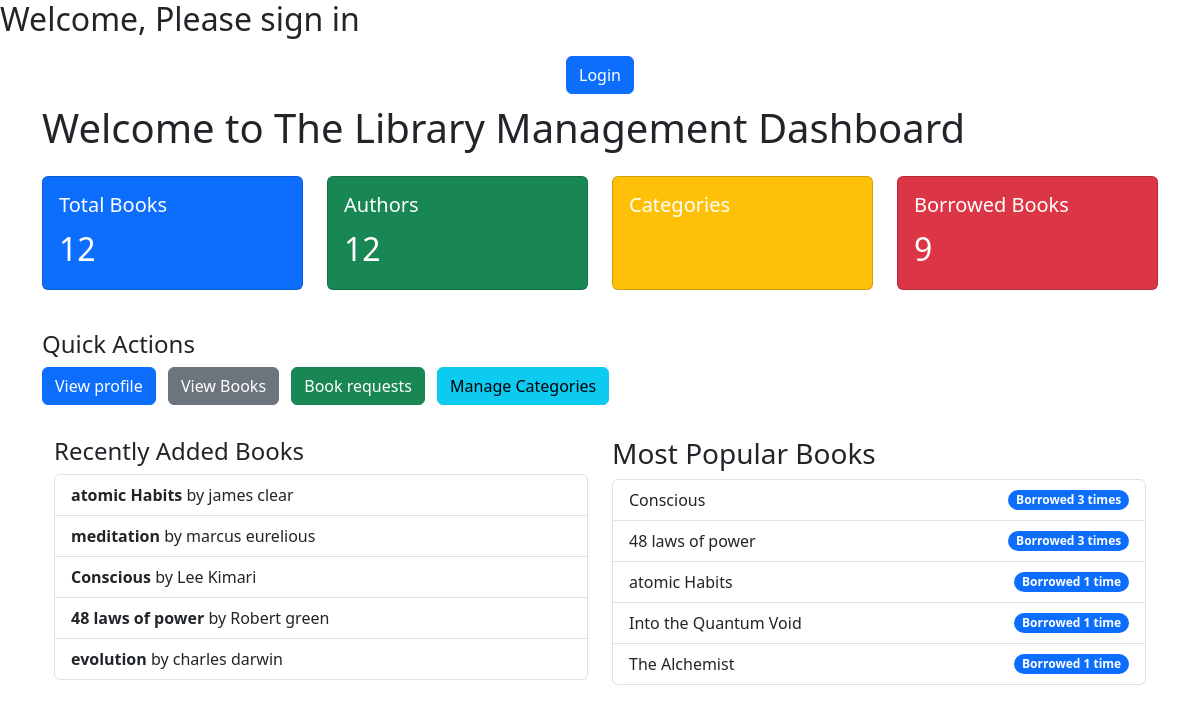
The page /library/ on the database as committed earlier.
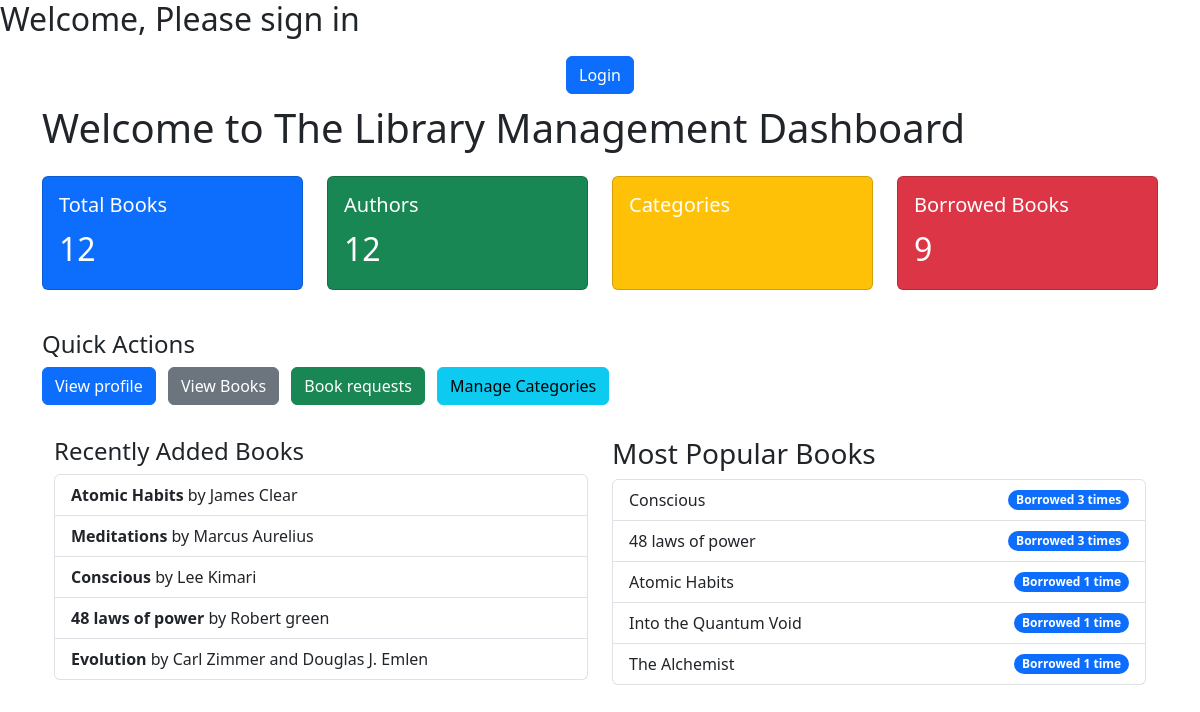
The same page on the database as committed later.
### library_app/models.py (models this page shows, shortened)
class Book(models.Model):
    title = models.CharField(max_length=255)
    author = models.CharField(max_length=255)
    isbn = models.CharField(max_length=13, unique=True)
    category = models.CharField(max_length=100)
    description = models.TextField(blank=True)  # NEW field
    total_copies = models.PositiveIntegerField()
    available_copies = models.PositiveIntegerField()
    added_by = models.ForeignKey(User, on_delete=models.SET_NULL, null=True, blank=True)  # NEW field
    publisher = models.ForeignKey('Publisher', on_delete=models.SET_NULL, null=True, blank=True)  # NEW field
    created_at = models.DateTimeField(auto_now_add=True)
    updated_at = models.DateTimeField(auto_now=True)

### library_app/views.py (the view)
# urls.py: path('', dashboard, name='dashboard'),
def dashboard(request):
    total_books = Book.objects.count()
    borrowed_books = IssuedBook.objects.filter(return_date__isnull=True).count()
    recent_books = Book.objects.order_by('-created_at')[:5]
    popular_books = (
        Book.objects.annotate(borrow_count=Count('issuedbook'))
        .order_by('-borrow_count')[:5]
    )
    context = {
        'title': "Dashboard",
        'total_books': total_books,
        'borrowed_books': borrowed_books,
        'recent_books': recent_books,
        'popular_books': popular_books,
        'current_year': datetime.now().year,
    }
    return render(request, 'library_app/dashboard.html', context)

### library_app/templates/library_app/dashboard.html (shortened to what this page needs)
{% extends 'base.html' %} {% block content %}
<div class="container">
  <header style="color: black; padding: 10px">
    {% if user.is_authenticated %}
    <div class="alert alert-primary text-center mb-3">
      Bonjour, <strong>{{ user.username }}</strong>!
    </div>
    {% else %}
    <div class="text-center">
      <a href="{% url 'login' %}" class="btn btn-primary">Login</a>
    </div>
    {% endif %}
  </header>
  <h1>Welcome to The Library Management Dashboard</h1>
  <div class="row my-4">
    <div class="col-md-3 mb-3">
      <div class="card text-white bg-primary h-100">
        <div class="card-body">
          <h5 class="card-title">Total Books</h5>
          <p class="card-text fs-2">{{ total_books }}</p>
        </div>
      </div>
    </div>
    <div class="col-md-3 mb-3">
      <div class="card text-white bg-success h-100">
        <div class="card-body">
          <h5 class="card-title">Authors</h5>
          <p class="card-text fs-2">{{ total_books }}</p>
        </div>
      </div>
    </div>
    <div class="col-md-3 mb-3">
      <div class="card text-white bg-warning h-100">
        <div class="card-body">
          <h5 class="card-title">Categories</h5>
        </div>
      </div>
    </div>
    <div class="col-md-3 mb-3">
      <div class="card text-white bg-danger h-100">
        <div class="card-body">
          <h5 class="card-title">Borrowed Books</h5>
          <p class="card-text fs-2">{{ borrowed_books }}</p>
        </div>
      </div>
    </div>
  </div>
  <div class="my-4">
    <h4>Quick Actions</h4>
    <a href="{% url 'profile' %}" class="btn btn-primary me-2 mb-2"
      >View profile</a
    >
    <a href="{% url 'book_list' %}" class="btn btn-secondary me-2 mb-2"
      >View Books</a
    >
    <a href="{% url 'my_requests' %}" class="btn btn-success me-2 mb-2"
      >Book requests</a
    >
    <a href="#" class="btn btn-info me-2 mb-2">Manage Categories</a>
  </div>
  <div class="container my-4">
    <div class="row">
      <section class="col-md-6 mb-4">
        <h4>Recently Added Books</h4>
        <ul class="list-group">
          {% for book in recent_books %}
          <li class="list-group-item">
            <strong>{{ book.title }}</strong> by {{ book.author }}
          </li>
          {% empty %}
          <li class="list-group-item">No recent books.</li>
          {% endfor %}
        </ul>
      </section>
      <section class="col-md-6 mb-4">
        <h3>Most Popular Books</h3>
        <ul class="list-group">
          {% for book in popular_books %}
          <li
            class="list-group-item d-flex justify-content-between align-items-center"
          >
            {{ book.title }}
            <span class="badge bg-primary rounded-pill"
              >Borrowed
              <span>
                {{ book.borrow_count }}
                <span>time{% if book.borrow_count != 1 %}s{% endif %}</span>
              </span>
            </span>
          </li>
          {% empty %}
          <li class="list-group-item">No popular books yet.</li>
          {% endfor %}
        </ul>
      </section>
    </div>
  </div>
</div>
{% endblock content %}

Rows that differ between the two databases and show on the page:
changed Book: title "atomic Habits" → "Atomic Habits"; author "james clear" → "James Clear"
changed Book: title "meditation" → "Meditations"; author "marcus eurelious" → "Marcus Aurelius"
changed Book: title "evolution" → "Evolution"; author "charles darwin" → "Carl Zimmer and Douglas J. Emlen"
